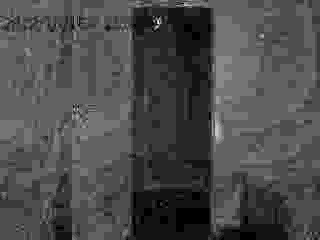
#> input picture frame 39 of Desafio/teste/output1.avi, 320 x 240 px, given in place of surveillance.mpg, which was not available
$ python exe4.py
#> lines starting #> are read from the running program, lines starting #| are printed output that depends on the picture; after the words box and inside, x2 and y2 are one past the last pixel; in counts of white or black regions, pixels touching at a corner belong together
import cv2

# Crie um objeto VideoCapture para ler o vídeo.
cap = cv2.VideoCapture('surveillance.mpg')

# Verifique se o vídeo foi aberto corretamente
if not cap.isOpened():
    print("Erro ao abrir o vídeo")

# Defina o codec de vídeo e crie um objeto VideoWriter
fourcc = cv2.VideoWriter_fourcc(*'MJPG') # Nota: para mp4, você pode usar 'mp4v'
out = cv2.VideoWriter('output1.avi', fourcc, 20.0, (640,480)) # Nota: a extensão do arquivo é .mp4

while cap.isOpened():
    # Leia o próximo frame do vídeo
    ret, frame = cap.read()
#> frame is the input picture: shape (240, 320, 3); min 0, max 13, mean 3.85
    if ret:
        # Adicione um quadrado preto ao frame
        start_point = (50, 50)
        end_point = (100, 100)
        color = (0, 0, 0)
        thickness = -1
        frame = cv2.rectangle(frame, start_point, end_point, color, thickness)
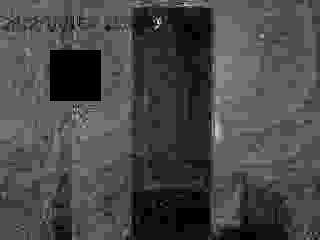
#> frame: shape (240, 320, 3); 3.39% of pixels changed, all inside (x1, y1, x2, y2) = (50, 50, 101, 101); drawn with min black and max white

        # Escreva o frame no arquivo de saída
        out.write(frame)

        # Exiba o frame na janela
        cv2.imshow('Frame', frame)

        # Saia se a tecla 'q' for pressionada
        if cv2.waitKey(1) & 0xFF == ord('q'):
#> (key q is pressed here)
            break
    else:
        break

# Libere os recursos e feche as janelas
cap.release()
out.release()
cv2.destroyAllWindows()

$ run again, starting later in the video
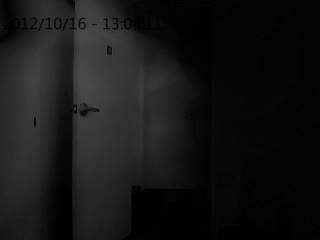
#> input picture frame 316 of Desafio/teste/output1.avi, 320 x 240 px, given in place of surveillance.mpg, which was not available
#> frame is the input picture: shape (240, 320, 3); min 0, max 82, mean 21.7
#> `frame = cv2.rectangle(frame, start_point, end_point, color, thickness)`:
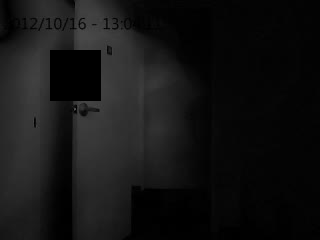
#> frame: shape (240, 320, 3); 3.39% of pixels changed, all inside (x1, y1, x2, y2) = (50, 50, 101, 101)
